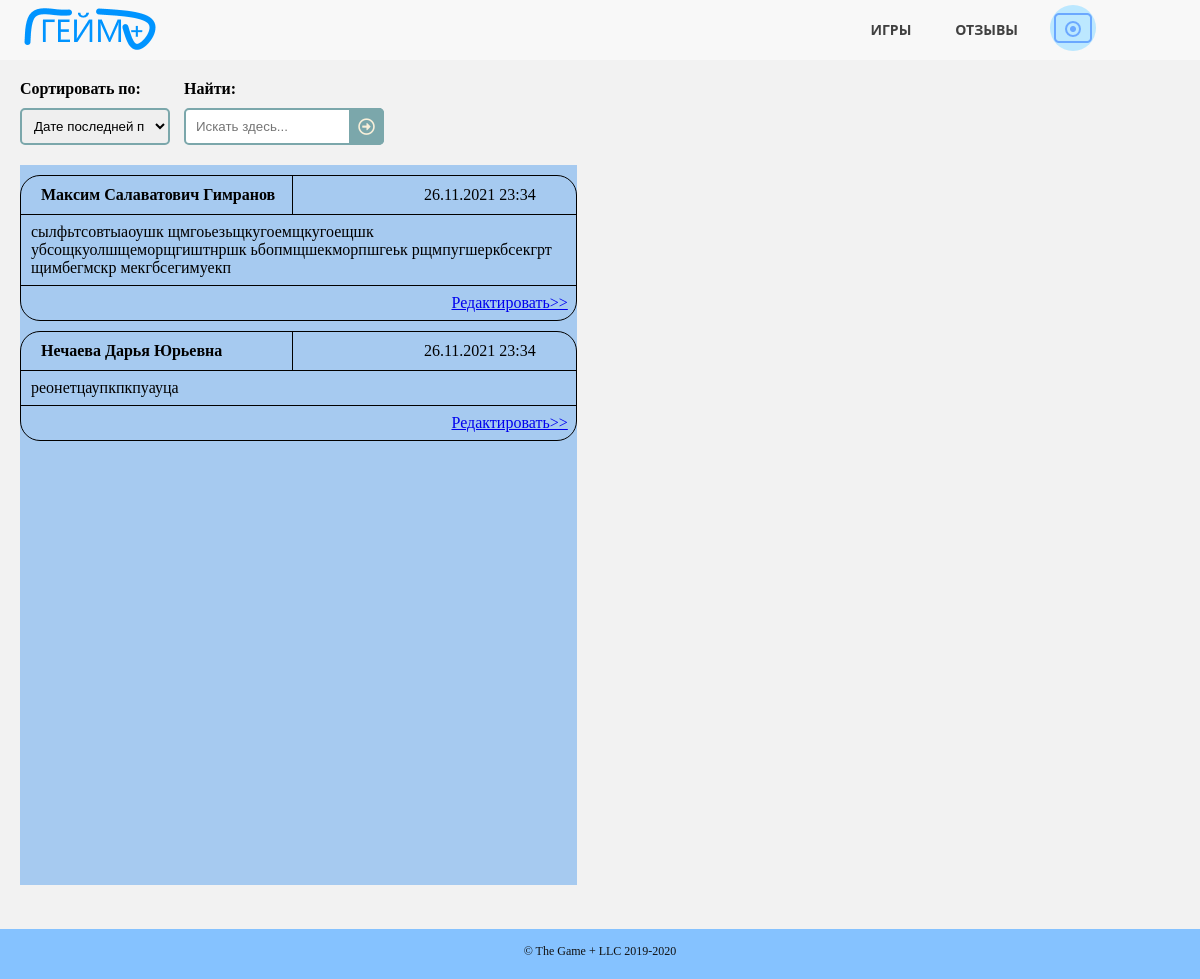
The page /reviews.html on the database as committed earlier.
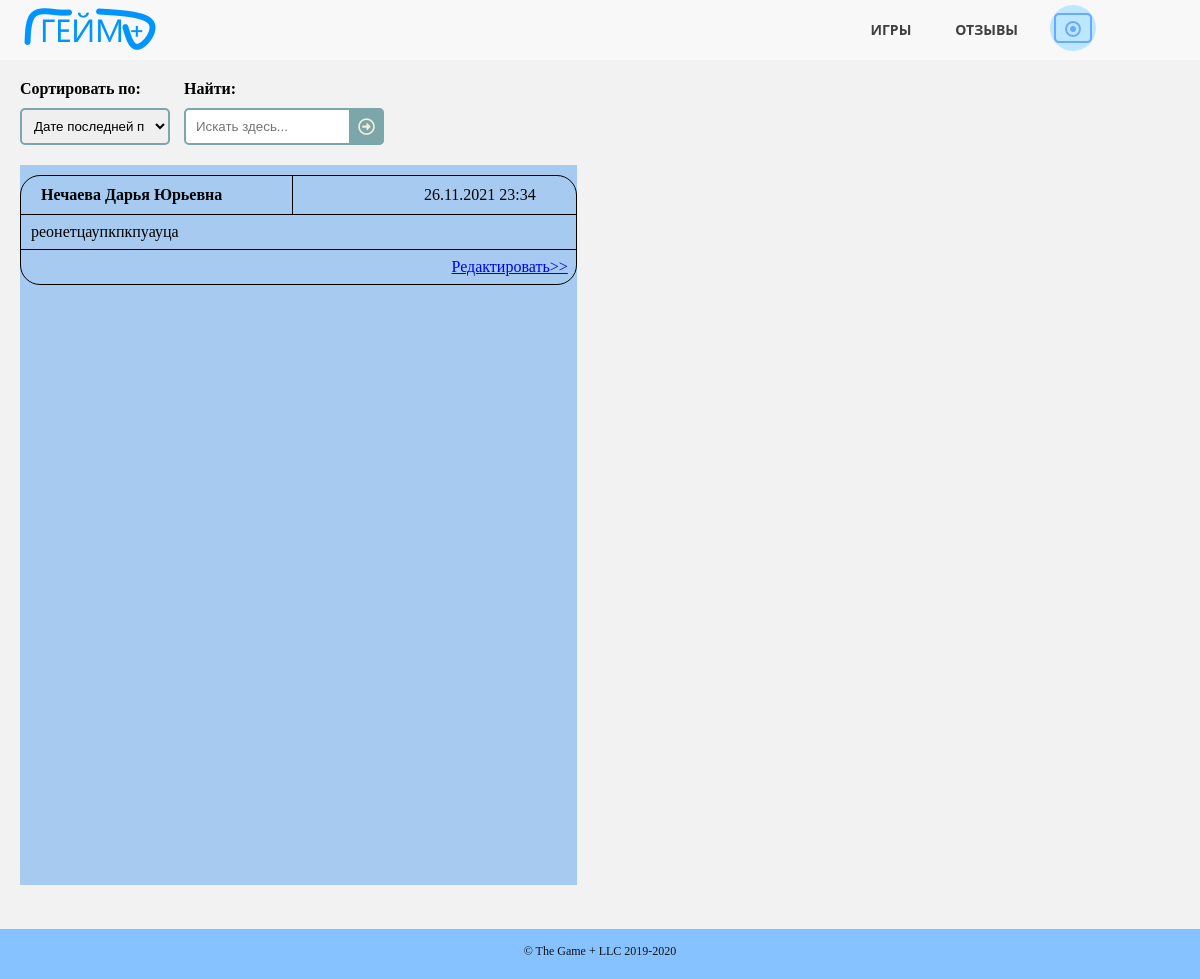
The same page on the database as committed later.
### gameplusapp/models.py (models this page shows)
class Review(models.Model):
    client_id = models.ForeignKey(Employee, on_delete=models.CASCADE)
    review_text = models.CharField(max_length=200)
    public_date = models.DateTimeField(default=timezone.now())
    class Meta:
        ordering = ["-public_date"]

class Employee(models.Model):
    MY_CHOICES = (
        ('a', 'Админ'),
        ('m', 'Мастер'),
        ('c', 'Клиент')
    )
    full_name = models.CharField(max_length=50)
    phone = models.CharField(max_length=11)
    access_level = models.CharField(max_length=1, choices=MY_CHOICES)
    email = models.CharField(max_length=30)
    login = models.CharField(max_length=30, unique=True)
    password = models.CharField(max_length=30)
    reg_date = models.DateTimeField(default=timezone.now())
    avatar = models.ImageField(upload_to="static/images/users", null=True, blank=True)
    class Meta:
        ordering = ["-reg_date"]
    def __str__(self):
        return self.full_name

### gameplusapp/views.py (the view, shortened to what this page needs)
# urls.py: path('reviews.html', ReviewsPage.as_view()),
class ReviewsPage(View):
    def get(self, request):
        g_avatar = None
        if "id_user" in request.session:
            link = "confirm_exit.html"
            log = "Выйти"
            g_avatar = get_del_account(request.session["id_user"]).avatar
        else:
            link = "login.html"
            log = "Войти\Регистрация"
        message = ''
        if "message" in request.session:
            if request.session["message"] == True:
                message = 'Доступ запрещён'
                request.session["message"] = False
        enable = 0
        mod = "Оставить"
        g_reviews = get_reviews()
        form = ReviewsForm()
        filtred = ReviewsFilterForm(request.GET)
        if filtred.is_valid():
            if filtred.cleaned_data["search"]:
                g_reviews = g_reviews.filter(review_text__iregex=filtred.cleaned_data["search"])
            if filtred.cleaned_data["ordering"]:
                g_reviews = g_reviews.order_by(filtred.cleaned_data["ordering"])
        context = {
            'g_reviews': g_reviews,
            'filtred': filtred,
            'form': form,
            'mod': mod,
            'link': link,
            'log': log,
            'enable': enable,
            'message': message,
            'g_avatar': g_avatar
        }
        return render(request, 'reviews.html', context=context)

### gameplusapp/forms.py
class ReviewsFilterForm(forms.Form):
    ordering = forms.ChoiceField(required=False, widget=forms.Select(attrs={
        'class': 'sortsel'
    }), choices=[
        ["-public_date", "Дате последней публикации"],
        ["public_date", "Дате первой публикации"]
    ])
    search = forms.CharField(label="Найти:", required=False, widget=forms.TextInput(attrs={
        'placeholder': 'Искать здесь...'
    }))

class ReviewsForm(forms.ModelForm):
    class Meta:
        model = Review
        fields = ['review_text']
        widgets = {
            "review_text": forms.Textarea(attrs={
                'placeholder': 'Пишите свои пожелания и замечания для улучшения нашего сервиса, делитесь впечатлениями'
            })
        }

### gameplusapp/function.py (called while the page is built)
def get_reviews():
    reviews = Review.objects.all()
    return reviews

### gameplusapp/templates/reviews.html (shortened to what this page needs)
<!DOCTYPE HTML>
<html>
	<head>
		<link rel="stylesheet" href="../static/css/pattern.css" />
		<link rel="stylesheet" href="../static/css/reviews.css" />
	</head>
	<body>
		<header>
		  <nav>
		      <a href="/" class="logo"><img src="../static/images/logo.png" alt="логотип"></a>
			  <ul class="topmenu">
				<li><a href="/games.html">Игры</a></li>
				<li><a href="/reviews.html">Отзывы</a></li>
				<li><a class="submenu-link">
					{% if g_avatar == '' or g_avatar == None %}
					<img src="../static/images/avatar.png" alt="отсутствует аватарка">
					{% else %}
					<img src="../{{ g_avatar }}" alt="аватарка">
					{% endif %}
				</a>
				</li>
			  </ul>
		  </nav>
		</header>
		<section class="selections">
			<div class="functions">
				<form class="searchform" method="get">
					<div class="sortblock">
						<p><strong>Сортировать по:</strong></p>
						<p>{{ filtred.ordering }}</p>
					</div>
					<div class="searchblock">
						<p><strong>Найти:</strong></p>
						<p>{{ filtred.search }}
						<button type="submit"></button></p>
					</div>
				</form>
			</div>
		</section>
		<section class="allreviews">
			<div class="lists">
				<div class="reviews">
					{% for review in g_reviews %}
					{% include 'review_one.html' %}
					{% endfor %}
				</div>
			</div>
		</section>
	</body>
	<footer>
		<div class="copyright">
			<span>&copy; The Game + LLC 2019-2020</span>
		</div>
	</footer>
</html>

### gameplusapp/templates/review_one.html
{% block content %}
<div class="revone">
    <div class="revtag">
        <div class="revname">
            <p>{{ review.client_id }}</p>
        </div>
        <div class="revdate">
            <p>{{ review.public_date|date:"d.m.Y H:i" }}</p>
        </div>
    </div>
    <div class="revother">
        <div class="revrate">
            <p>{{ review.review_text }}</p>
        </div>
    </div>
    <div class="revchange">
        <div class="more">
            <a href="/reviews.html/{{ review.id }}">Редактировать>></a>
        </div>
    </div>
</div>
{% endblock %}

Rows that differ between the two databases and show on the page:
removed Review: client_id "Максим Салаватович Гимранов", public_date "26.11.2021 23:34", review_text "сылфьтсовтыаоушк щмгоьезьщкугоемщкугоещшк убсощкуолшщеморщгиштнршк ьбопмщшекморпшгеьк рщмпугшеркбсекгрт щимбегмскр мекгбсегимуекп"
